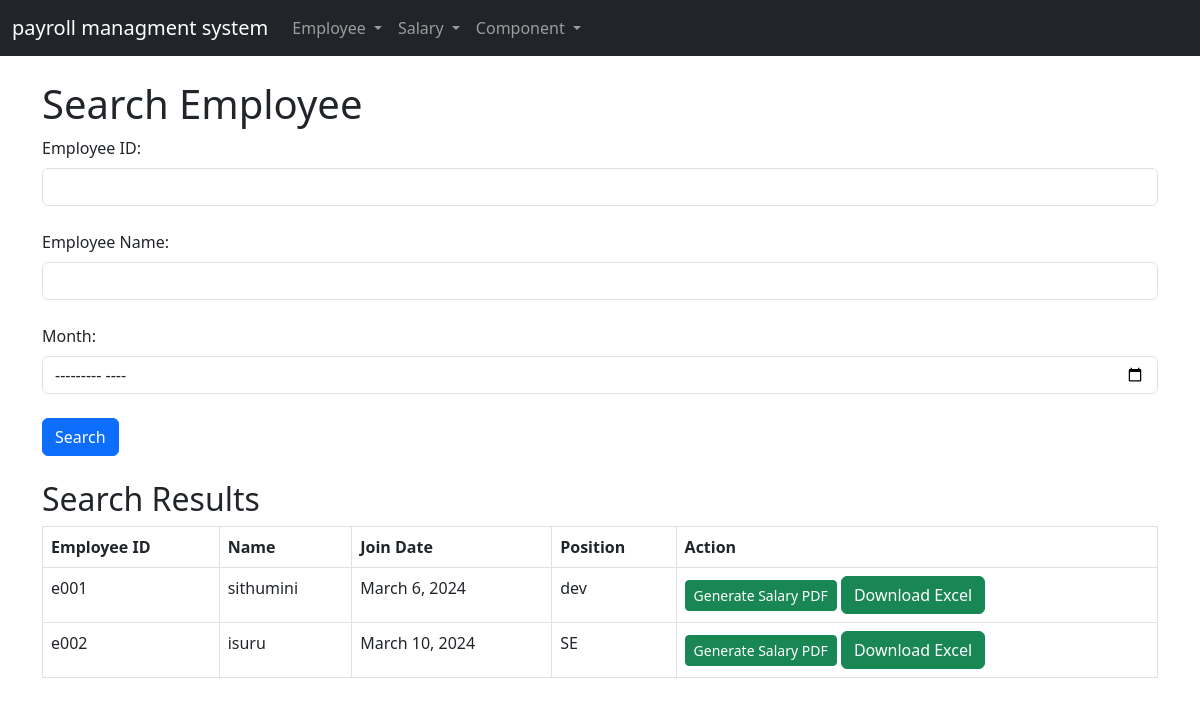
The page / on the database its author committed.
### paysheet/models.py (models this page shows, shortened)
class Employee(models.Model):
    employee_id = models.CharField(max_length=20, unique=True,default="")
    name = models.CharField(max_length=100)
    bank_name = models.CharField(max_length=100, null=True, blank=True)  # Add bank_name field
    account_number = models.CharField(max_length=20, null=True, blank=True)

class Salary(models.Model):
    salary_id=models.CharField(max_length=20, unique=True,default="")
    employee=models.ForeignKey(Employee, on_delete=models.CASCADE)
    basic_salary = models.DecimalField(max_digits=10, decimal_places=2)
    join_date = models.DateField()
    position = models.CharField(max_length=100)

### paysheet/views.py (the view)
# urls.py: path('', views.home,name='home'),
def home(request):
    if request.method == 'GET':
        query_employee_id = request.GET.get('employee_id')
        query_employee_name = request.GET.get('employee_name')
        query_month = request.GET.get('month')
        employees = Employee.objects.all()
        if query_employee_id:
            employees = employees.filter(employee_id__icontains=query_employee_id)
        if query_employee_name:
            employees = employees.filter(name__icontains=query_employee_name)
        if query_month:
            employees = employees.filter(salary__join_date__month=datetime.strptime(query_month, '%B').month)
        context = {'employees': employees}
        return render(request, 'home.html', context)
    else:
        return render(request, 'home.html')

### templates/home.html (shortened to what this page needs)
<!DOCTYPE html>
<html lang="en">
<head>
    <link href="https://cdn.jsdelivr.net/npm/bootstrap@5.3.0-alpha1/dist/css/bootstrap.min.css" rel="stylesheet">
</head>
<body>
<nav class="navbar navbar-expand-lg navbar-dark bg-dark">
    <div class="container-fluid">
        <a class="navbar-brand" href="#">payroll managment system</a>
        <div class="collapse navbar-collapse" id="navbarNav">
            <ul class="navbar-nav">
                <li class="nav-item dropdown">
                    <a class="nav-link dropdown-toggle" href="#" id="employeeDropdown" role="button" data-bs-toggle="dropdown" aria-expanded="false">
                        Employee
                    </a>
                </li>
                <li class="nav-item dropdown">
                    <a class="nav-link dropdown-toggle" href="#" id="salaryDropdown" role="button" data-bs-toggle="dropdown" aria-expanded="false">
                        Salary
                    </a>
                </li>
                <li class="nav-item dropdown">
                    <a class="nav-link dropdown-toggle" href="#" id="componentDropdown" role="button" data-bs-toggle="dropdown" aria-expanded="false">
                        Component
                    </a>
                </li>
            </ul>
        </div>
    </div>
</nav>
<div class="container mt-4">
    <h1>Search Employee</h1>
    <form method="GET">
        <label for="employee_id" class="form-label">Employee ID:</label>
        <input type="text" id="employee_id" name="employee_id" class="form-control"><br>
        <label for="employee_name" class="form-label">Employee Name:</label>
        <input type="text" id="employee_name" name="employee_name" class="form-control"><br>
        <label for="month" class="form-label">Month:</label>
        <input type="month" id="month" name="month" class="form-control"><br>
        <button type="submit" class="btn btn-primary">Search</button>
    </form>
    <br>
    {% if employees %}
    <h2>Search Results</h2>
    <table class="table table-bordered">
        <thead>
            <tr>
                <th>Employee ID</th>
                <th>Name</th>
                <th>Join Date</th>
                <th>Position</th>
                <th>Action</th>
            </tr>
        </thead>
        <tbody>
            {% for employee in employees %}
            <tr>
                <td>{{ employee.employee_id }}</td>
                <td>{{ employee.name }}</td>
                {% for salary_entry in employee.salary_set.all %}
                <td>{{ salary_entry.join_date }}</td>
                <td>{{ salary_entry.position }}</td>
                {% endfor %}
                <td>
                    <a href="{% url 'generate_salary_pdf' employee.employee_id %}" class="btn btn-success btn-sm">Generate Salary PDF</a>
                    <button onclick="downloadExcel('{{ employee.id }}')" class="btn btn-success">Download Excel</button>
                </td>
            </tr>
            {% endfor %}
        </tbody>
    </table>
    {% endif %}
</div>
</body>
</html>

### rows shown on the page
Employee: employee_id "e001", name "sithumini"
Salary: join_date "March 6, 2024", position "dev"
Employee: employee_id "e002", name "isuru"
Salary: join_date "March 10, 2024", position "SE"
